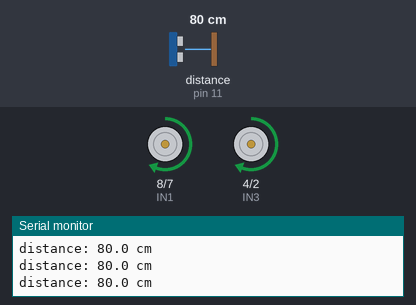
The sketch below on a simulated Arduino Uno, built with avr-gcc and run on an emulated ATmega328P. Shown: motor-driver pin pairs drawn as motors (green arrow = first pin HIGH = forward, orange = second pin HIGH = backward, longer = more drive, scaled by the enable pin), the last lines printed to the serial monitor. Wiring (inferred from the names in the program): ultrasonic range finder: trigger pin 12; echo pin 11. The inputs (shaded band) are chosen by the test bench; at power-on: distance to the obstacle (sensor on pin 11) 80 cm. The echo pulse lasts 58.3 µs per cm.

Above: at 1.2 s.
1.3 s: distance to the obstacle (sensor on pin 11) set to 26 cm
2.8 s: distance to the obstacle (sensor on pin 11) set to 22 cm
At 3.1 s:
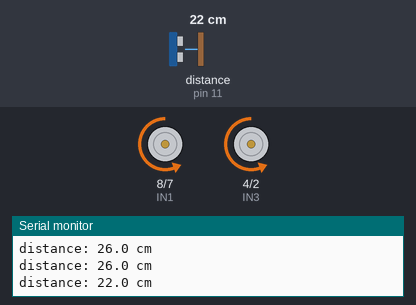
At 3.7 s:
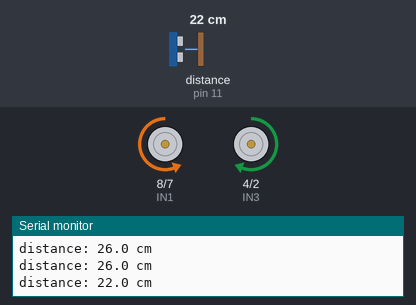
5.8 s: distance to the obstacle (sensor on pin 11) set to 35 cm
7.7 s: distance to the obstacle (sensor on pin 11) set to 2 cm
At 8.7 s:
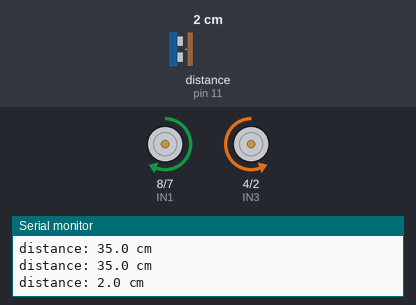
Timing chart, 0 to 11.7 s (numbered marks = the images above; inputs shaded):
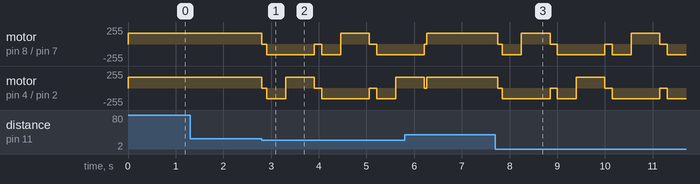

The sketch:

vega_2wd_obstacle_avoider.ino
```cpp
/*
 * vega_2wd_obstacle_avoider.ino
 * ===========================================================================
 * 2-WHEEL-DRIVE obstacle-avoiding car  --  VEGA ARIES v2.0  --  ONE L298N.
 *
 * Obstacle avoidance ONLY (no camera). Drive forward; when the HC-SR04
 * ultrasonic sensor sees something close, stop, back up, and turn away.
 *
 * WHY THE VEGA ARIES (and why no voltage divider):
 *   The VEGA ARIES v2.0 tolerates the HC-SR04's 5 V ECHO pulse on its
 *   digital inputs, so ECHO connects DIRECTLY to a pin -- no divider needed
 *   (unlike a Raspberry Pi, whose 3.3 V GPIO requires one). Its 3.3 V logic
 *   outputs still sit above the L298N input HIGH threshold (~2.3 V), so it
 *   drives the L298N directly too.
 *
 * HARDWARE
 *   * 2 DC motors (left, right), skid steer.
 *   * 1x L298N:  Channel A -> LEFT motor,  Channel B -> RIGHT motor.
 *   * 1x HC-SR04 ultrasonic sensor.
 *   * 9 V battery -> L298N +12V (Vs). Leave the 5V-EN jumper ON so the
 *     onboard regulator makes the 5 V logic supply.
 *   * VEGA ARIES powered by its own USB (a 5 V power bank is fine).
 *   * COMMON GROUND: VEGA GND <-> L298N GND <-> 9 V battery (-).
 *
 * PINS (Arduino pin numbers as used by the VEGA core; ~ = PWM-capable)
 *   Left  motor : ENA=9(~)  IN1=8   IN2=7
 *   Right motor : ENB=10(~) IN3=4   IN4=2
 *   HC-SR04     : TRIG=12    ECHO=11   (ECHO direct -- no divider)
 *
 * BUILD/UPLOAD (Arduino IDE)
 *   1. Install the VEGA board package and select:
 *        Tools -> Board -> "VEGA ARIES Boards" -> "ARIES v2.0".
 *   2. Select the correct Port, then Upload.
 *   3. Open Serial Monitor at 115200 baud to see distance readings.
 *
 * TEST WITH THE WHEELS OFF THE GROUND FIRST.
 * ===========================================================================
 */

// ---- Motor driver pins (single L298N) ----
const int ENA = 9;    // LEFT  speed  (PWM)
const int IN1 = 8;    // LEFT  dir A
const int IN2 = 7;    // LEFT  dir B
const int ENB = 10;   // RIGHT speed  (PWM)
const int IN3 = 4;    // RIGHT dir A
const int IN4 = 2;    // RIGHT dir B

// ---- Ultrasonic pins ----
const int TRIG_PIN = 12;
const int ECHO_PIN = 11;   // direct to pin -- VEGA tolerates the 5 V pulse

// ---- Behaviour tuning ----
const int   CRUISE_SPEED  = 160;   // 0-255 PWM duty (forward)
const int   TURN_SPEED    = 160;   // 0-255 PWM duty (pivot)
const float STOP_DISTANCE = 25.0;  // cm: obstacle closer than this -> react
const int   REVERSE_MS    = 400;   // back up time
const int   TURN_MS       = 600;   // pivot time
const long  ECHO_TIMEOUT  = 25000; // us (~4 m) pulseIn timeout

bool turnToggle = true;            // alternate turn direction

// ---------------------------------------------------------------------------
void setup() {
  Serial.begin(115200);
  pinMode(ENA, OUTPUT); pinMode(IN1, OUTPUT); pinMode(IN2, OUTPUT);
  pinMode(ENB, OUTPUT); pinMode(IN3, OUTPUT); pinMode(IN4, OUTPUT);
  pinMode(TRIG_PIN, OUTPUT);
  pinMode(ECHO_PIN, INPUT);
  stopMotors();
  Serial.println("VEGA 2WD obstacle avoider (1x L298N). Wheels up for first test!");
}

// ---------------------------------------------------------------------------
void loop() {
  float distance = readDistanceCm();
  Serial.print("distance: ");
  Serial.print(distance, 1);
  Serial.println(" cm");

  if (distance > 0 && distance <= STOP_DISTANCE) {
    // Obstacle: stop, reverse, then pivot away (alternating each time).
    stopMotors();
    delay(100);
    moveBackward(CRUISE_SPEED);
    delay(REVERSE_MS);
    stopMotors();
    if (turnToggle) pivotLeft(TURN_SPEED);
    else            pivotRight(TURN_SPEED);
    turnToggle = !turnToggle;
    delay(TURN_MS);
    stopMotors();
  } else {
    moveForward(CRUISE_SPEED);
  }
  delay(50);   // ~20 Hz loop
}

// ---------------------------------------------------------------------------
// HC-SR04: trigger a ping and time the echo. Returns distance in cm,
// or -1 on timeout (no echo / out of range).
// ---------------------------------------------------------------------------
float readDistanceCm() {
  digitalWrite(TRIG_PIN, LOW);
  delayMicroseconds(2);
  digitalWrite(TRIG_PIN, HIGH);
  delayMicroseconds(10);
  digitalWrite(TRIG_PIN, LOW);

  long duration = pulseIn(ECHO_PIN, HIGH, ECHO_TIMEOUT);
  if (duration == 0) return -1;                 // timeout
  return (duration * 0.0343f) / 2.0f;           // speed of sound -> cm
}

// ---------------------------------------------------------------------------
// MOVEMENT HELPERS (skid steer)
// ---------------------------------------------------------------------------
void driveLeft(bool forward, int speed) {
  digitalWrite(IN1, forward ? HIGH : LOW);
  digitalWrite(IN2, forward ? LOW  : HIGH);
  analogWrite(ENA, speed);
}

void driveRight(bool forward, int speed) {
  digitalWrite(IN3, forward ? HIGH : LOW);
  digitalWrite(IN4, forward ? LOW  : HIGH);
  analogWrite(ENB, speed);
}

void moveForward(int speed)  { driveLeft(true,  speed); driveRight(true,  speed); }
void moveBackward(int speed) { driveLeft(false, speed); driveRight(false, speed); }
void pivotLeft(int speed)    { driveLeft(false, speed); driveRight(true,  speed); }
void pivotRight(int speed)   { driveLeft(true,  speed); driveRight(false, speed); }

void stopMotors() {
  analogWrite(ENA, 0);
  analogWrite(ENB, 0);
  digitalWrite(IN1, LOW); digitalWrite(IN2, LOW);
  digitalWrite(IN3, LOW); digitalWrite(IN4, LOW);
}
```

Measured:
- the behaviour switches between 25 and 24 cm on distance to the obstacle (sensor on pin 11) (found by bisection; images 0 and 1)
